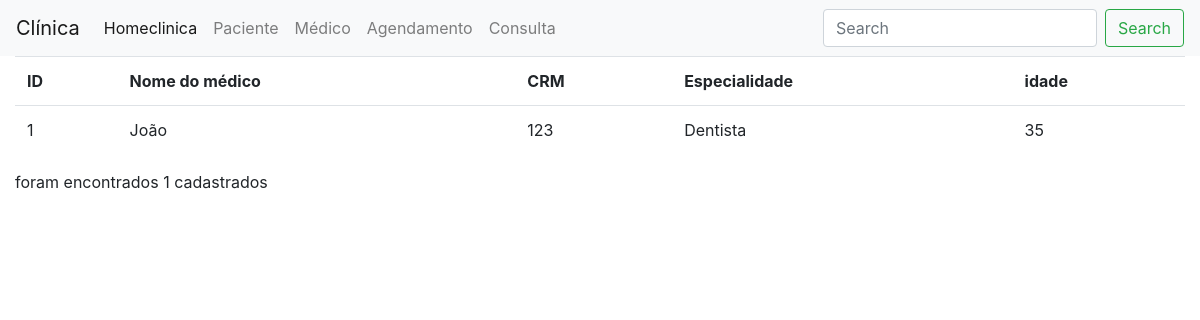
/atendimento/medico/, run on an earlier commit of the app's database.
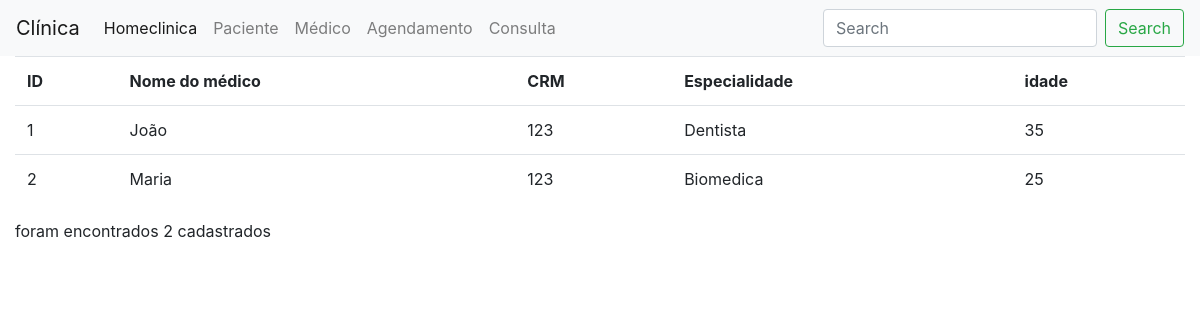
And on a later commit of the database.
### atendimento/models.py (models this page shows)
class Medico (models.Model):
    nome = models.CharField(max_length=50)
    crm = models.CharField(max_length=11)
    especialidade = models.CharField(max_length=50)
    idade= models.IntegerField()

### atendimento/views.py (the view)
# urls.py: path('medico/', views.medico_list),
def medico_list(request):
    medicos=Medico.objects.all()
    return render(request, 'medico/list.html', {'medicos': medicos})

### atendimento/templates/medico/list.html (shortened to what this page needs)
     {% extends 'base.html' %}
     {% block conteudo%}
    <table class="table">
        <tr>
            <th>ID</th>
            <th>Nome do médico</th>
            <th>CRM</th>
            <th>Especialidade</th>
            <th>idade</th>
        </tr>
        <tr>
            <body>
            {%for medico in medicos %}
            <td>{{medico.id}}</td>
            <td>{{medico.nome}}</td>
            <td>{{medico.crm}}</td>
            <td>{{medico.especialidade}}</td>
            <td>{{medico.idade}}</td>
        </tr>
        {% endfor %}
       </body>
<p>foram encontrados {{medicos | length}} cadastrados</p>
{% endblock %}

What changed in the data, as far as the page shows it:
added Medico: id "2", nome "Maria", crm "123", especialidade "Biomedica", idade "25"
Also different on the page:
{{ medicos | length }}: "1" → "2"
